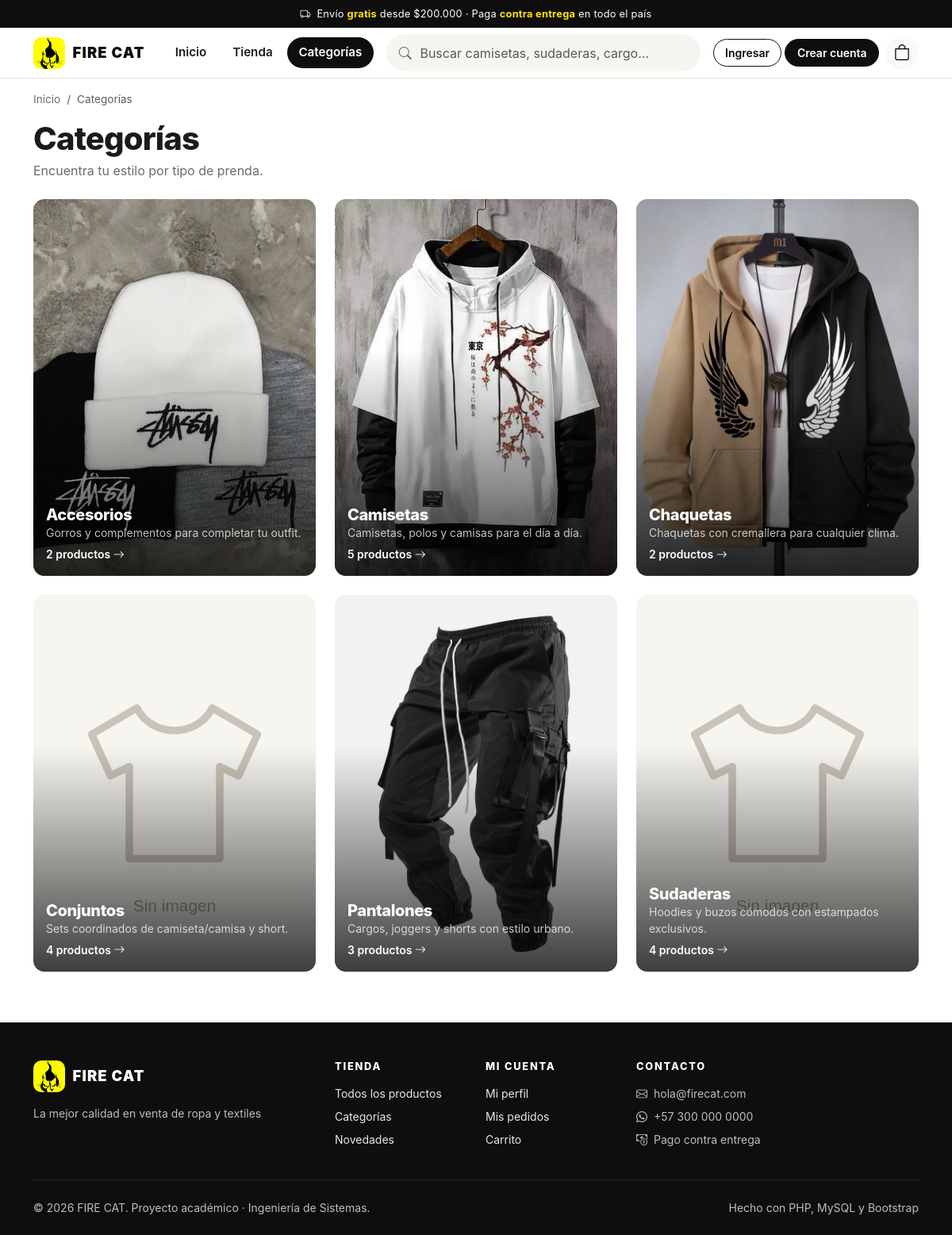
Page /categorias.php on the committed database.
### tables this page shows
CREATE TABLE categorias (
    id             INT UNSIGNED NOT NULL AUTO_INCREMENT,
    nombre         VARCHAR(60)  NOT NULL,
    descripcion    VARCHAR(255) NULL,
    imagen         VARCHAR(255) NULL,
    estado         ENUM('activa','inactiva') NOT NULL DEFAULT 'activa',
    fecha_creacion DATETIME     NOT NULL DEFAULT CURRENT_TIMESTAMP,
    PRIMARY KEY (id),
    UNIQUE KEY uq_categorias_nombre (nombre)
);

### includes/funciones.php (called while the page is built, shortened)
<?php defined('ROOT_PATH') || exit('Acceso directo no permitido.');
function e($valor): string
{
    return htmlspecialchars((string) ($valor ?? ''), ENT_QUOTES | ENT_SUBSTITUTE, 'UTF-8');
}
function base_url(): string
{
    static $base = null;
    if ($base !== null) {
        return $base;
    }
    $base = '';
    $script   = str_replace('\\', '/', (string) realpath($_SERVER['SCRIPT_FILENAME'] ?? ''));
    $raiz     = str_replace('\\', '/', (string) realpath(ROOT_PATH));
    $nombre   = str_replace('\\', '/', $_SERVER['SCRIPT_NAME'] ?? '');
    if ($script !== '' && $raiz !== '' && strpos($script, $raiz) === 0) {
        $relativo = substr($script, strlen($raiz));
        if ($relativo !== '' && substr($nombre, -strlen($relativo)) === $relativo) {
            $base = rtrim(substr($nombre, 0, -strlen($relativo)), '/');
        }
    }
    return $base;
}
function url(string $ruta = '', array $parametros = []): string
{
    $u = base_url() . '/' . ltrim($ruta, '/');
    $parametros = array_filter($parametros, static fn($v) => $v !== null && $v !== '');
    if ($parametros) {
        $u .= '?' . http_build_query($parametros);
    }
    return $u;
}
function imagen_url(?string $ruta): string
{
    if ($ruta && preg_match('#^(assets|uploads)/[A-Za-z0-9/_\-.]+$#', $ruta) && is_file(ROOT_PATH . '/' . $ruta)) {
        return url($ruta);
    }
    return url('assets/img/placeholder.svg');
}
function get_texto(string $clave, int $max = 100): string
{
    $v = $_GET[$clave] ?? '';
    return mb_substr(trim($v), 0, $max);
}

### includes/db.php (called while the page is built, shortened)
<?php defined('ROOT_PATH') || exit('Acceso directo no permitido.');
function db(): PDO
{
    static $pdo = null;
    if ($pdo instanceof PDO) {
        return $pdo;
    }
    $c = config('db');
    $dsn = sprintf('mysql:host=%s;port=%d;dbname=%s;charset=%s', $c['host'], (int) $c['port'], $c['name'], $c['charset']);
    try {
        $pdo = new PDO($dsn, $c['user'], $c['pass'], [
            PDO::ATTR_ERRMODE            => PDO::ERRMODE_EXCEPTION,
            PDO::ATTR_DEFAULT_FETCH_MODE => PDO::FETCH_ASSOC,
            PDO::ATTR_EMULATE_PREPARES   => false,
            PDO::ATTR_STRINGIFY_FETCHES  => false,
        ]);
        $pdo->exec("SET time_zone = '" . date('P') . "'");
    } catch (PDOException $e) {
        registrar_log('Error de conexión a la base de datos: ' . $e->getMessage());
        if (PHP_SAPI === 'cli') {
            throw $e;
        }
        mostrar_error(503, 'Servicio no disponible',
            'No fue posible conectar con la base de datos. Verifica que MySQL esté iniciado en XAMPP y que la base "tienda_ropa" haya sido importada.',
            es_desarrollo() ? $e->getMessage() : null);
    }
    return $pdo;
}
function consulta(string $sql, array $parametros = []): PDOStatement
{
    $st = db()->prepare($sql);
    $st->execute($parametros);
    return $st;
}
function filas(string $sql, array $parametros = []): array
{
    return consulta($sql, $parametros)->fetchAll();
}

### includes/catalogo.php (called while the page is built, shortened)
<?php defined('ROOT_PATH') || exit('Acceso directo no permitido.');
function categorias_activas(): array
{
    return filas("SELECT c.id, c.nombre, c.descripcion, c.imagen,
                         (SELECT COUNT(*) FROM productos p WHERE p.categoria_id = c.id AND p.estado = 'activo') AS total_productos
                  FROM categorias c WHERE c.estado = 'activa' ORDER BY c.nombre");
}

### categorias.php (the view, shortened to what this page needs)
<?php
$categorias = categorias_activas();
require __DIR__ . '/includes/header.php';
?>
<div class="container">
    <nav aria-label="breadcrumb">
        <ol class="breadcrumb">
            <li class="breadcrumb-item"><a href="<?= url('index.php') ?>">Inicio</a></li>
            <li class="breadcrumb-item active" aria-current="page">Categorías</li>
        </ol>
    </nav>
    <div class="mb-4">
        <h1 class="mb-1">Categorías</h1>
        <p class="text-muted-fc mb-0">Encuentra tu estilo por tipo de prenda.</p>
    </div>
    <?php if ($categorias): ?>
        <div class="row g-4">
            <?php foreach ($categorias as $c): ?>
                <div class="col-6 col-md-4">
                    <a class="tarjeta-categoria" href="<?= url('productos.php', ['categoria' => $c['id']]) ?>">
                        <img src="<?= imagen_url($c['imagen']) ?>" alt="" loading="lazy">
                        <div class="info">
                            <h3><?= e($c['nombre']) ?></h3>
                            <p class="small mb-1 d-none d-sm-block opacity-75"><?= e($c['descripcion']) ?></p>
                            <small class="fw-semibold"><?= (int) $c['total_productos'] ?> productos <i class="bi bi-arrow-right"></i></small>
                        </div>
                    </a>
                </div>
            <?php endforeach; ?>
        </div>
    <?php else: ?>
        <div class="estado-vacio"><div class="icono"><i class="bi bi-grid"></i></div><p class="mb-0">Aún no hay categorías disponibles.</p></div>
    <?php endif; ?>
</div>
<?php require __DIR__ . '/includes/footer.php'; ?>

### assets/css/tienda.css (style rules this page uses)
:root { --fc-negro: #0e0e0e; --fc-tinta: #1b1b1b; --fc-amarillo: #ffe500; --fc-amarillo-osc: #e8cf00; --fc-crema: #f7f5f0; --fc-arena: #ece8df; --fc-borde: #e3dfd6; --fc-gris: #6d6a64; --fc-radio: 14px; --fc-sombra: 0 10px 30px rgba(14, 14, 14, .08); --bs-body-font-family: "Inter", "Segoe UI", system-ui, -apple-system, Roboto, "Helvetica Neue", Arial, sans-serif; --bs-body-color: var(--fc-tinta); --bs-body-bg: #fff; --bs-link-color-rgb: 14, 14, 14; --bs-link-hover-color-rgb: 0, 0, 0; --bs-border-color: var(--fc-borde); --bs-border-radius: 10px; --bs-focus-ring-color: rgba(255, 229, 0, .45); }
body { display: flex; flex-direction: column; min-height: 100vh; -webkit-font-smoothing: antialiased; }
h1, h2, h3, .h1, .h2, .h3, .h4, .display-font { font-weight: 800; letter-spacing: -.02em; }
.text-muted-fc { color: var(--fc-gris) !important; }
.tarjeta-categoria { position: relative; display: block; overflow: hidden; border-radius: var(--fc-radio); aspect-ratio: 3 / 4; color: #fff; text-decoration: none; }
.tarjeta-categoria img { width: 100%; height: 100%; object-fit: cover; transition: transform .5s ease; }
.tarjeta-categoria::after { content: ""; position: absolute; inset: 0; background: linear-gradient(180deg, rgba(0,0,0,0) 40%, rgba(0,0,0,.75) 100%); }
.tarjeta-categoria .info { position: absolute; left: 1rem; right: 1rem; bottom: 1rem; z-index: 1; }
.tarjeta-categoria h3 { font-size: 1.25rem; margin: 0; }
.breadcrumb { font-size: .85rem; }
.breadcrumb a { color: var(--fc-gris); text-decoration: none; }

### rows in the picture
categorias: imagen (picture), nombre "Accesorios", descripcion "Gorros y complementos para completar tu outfit.", total_productos "2"
categorias: imagen (picture), nombre "Camisetas", descripcion "Camisetas, polos y camisas para el día a día.", total_productos "5"
categorias: imagen (picture), nombre "Chaquetas", descripcion "Chaquetas con cremallera para cualquier clima.", total_productos "2"
categorias: nombre "Conjuntos", descripcion "Sets coordinados de camiseta/camisa y short.", total_productos "4"
categorias: imagen (picture), nombre "Pantalones", descripcion "Cargos, joggers y shorts con estilo urbano.", total_productos "3"
categorias: nombre "Sudaderas", descripcion "Hoodies y buzos cómodos con estampados exclusivos.", total_productos "4"

### other values in the picture
precio($envioGratis) "$200.000"
$nombreTienda "FIRE CAT"
$texto "Inicio"
$texto "Tienda"
$texto "Categorías"
ajuste('eslogan', 'Ropa urbana con actitud.') "La mejor calidad en venta de ropa y textiles"
ajuste('email_contacto') "hola@firecat.com"
ajuste('telefono_contacto') "+57 300 000 0000"
